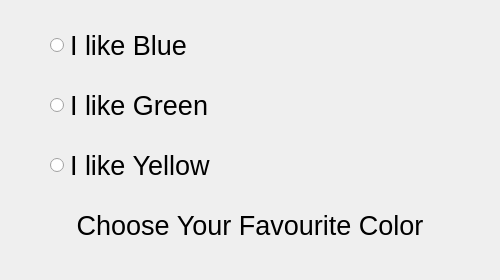
<?xml version="1.0" encoding="UTF-8"?>
<ui version="4.0">
 <class>MainWindow</class>
 <widget class="QMainWindow" name="MainWindow">
  <property name="geometry">
   <rect>
    <x>0</x>
    <y>0</y>
    <width>500</width>
    <height>280</height>
   </rect>
  </property>
  <property name="windowTitle">
   <string>MainWindow</string>
  </property>
  <widget class="QWidget" name="centralwidget">
   <widget class="QRadioButton" name="radioButton">
    <property name="geometry">
     <rect>
      <x>50</x>
      <y>30</y>
      <width>400</width>
      <height>30</height>
     </rect>
    </property>
    <property name="font">
     <font>
      <pointsize>20</pointsize>
     </font>
    </property>
    <property name="contextMenuPolicy">
     <enum>Qt::DefaultContextMenu</enum>
    </property>
    <property name="text">
     <string>I like Blue</string>
    </property>
   </widget>
   <widget class="QRadioButton" name="radioButton_2">
    <property name="geometry">
     <rect>
      <x>50</x>
      <y>90</y>
      <width>400</width>
      <height>30</height>
     </rect>
    </property>
    <property name="font">
     <font>
      <pointsize>20</pointsize>
     </font>
    </property>
    <property name="text">
     <string>I like Green</string>
    </property>
   </widget>
   <widget class="QRadioButton" name="radioButton_3">
    <property name="geometry">
     <rect>
      <x>50</x>
      <y>150</y>
      <width>400</width>
      <height>30</height>
     </rect>
    </property>
    <property name="font">
     <font>
      <pointsize>20</pointsize>
     </font>
    </property>
    <property name="text">
     <string>I like Yellow</string>
    </property>
   </widget>
   <widget class="QLabel" name="label">
    <property name="geometry">
     <rect>
      <x>50</x>
      <y>200</y>
      <width>400</width>
      <height>50</height>
     </rect>
    </property>
    <property name="font">
     <font>
      <pointsize>20</pointsize>
     </font>
    </property>
    <property name="layoutDirection">
     <enum>Qt::LeftToRight</enum>
    </property>
    <property name="frameShape">
     <enum>QFrame::NoFrame</enum>
    </property>
    <property name="frameShadow">
     <enum>QFrame::Plain</enum>
    </property>
    <property name="text">
     <string>Choose Your Favourite Color</string>
    </property>
    <property name="alignment">
     <set>Qt::AlignCenter</set>
    </property>
   </widget>
  </widget>
 </widget>
 <resources/>
 <connections/>
</ui>
